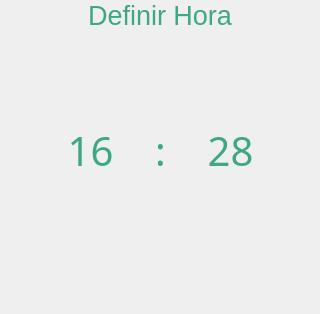
<?xml version="1.0" encoding="UTF-8"?>
<ui version="4.0">
 <class>OptionSetTime</class>
 <widget class="QWidget" name="OptionSetTime">
  <property name="geometry">
   <rect>
    <x>0</x>
    <y>0</y>
    <width>320</width>
    <height>314</height>
   </rect>
  </property>
  <property name="windowTitle">
   <string>Form</string>
  </property>
  <property name="styleSheet">
   <string notr="true">background-image: url(:/icons/general/fondo_transparente.png);
border-image: url(:/icons/general/fondo_transparente.png);</string>
  </property>
  <widget class="QWidget" name="widget" native="true">
   <property name="geometry">
    <rect>
     <x>0</x>
     <y>0</y>
     <width>320</width>
     <height>314</height>
    </rect>
   </property>
   <property name="styleSheet">
    <string notr="true">border-image: url(:/icons/main_menu/alarm_limit_menu/background_alarm_limit_menu.png);
background-image: url(:/icons/general/fondo_transparente.png);</string>
   </property>
   <widget class="QPushButton" name="pb_minutes_up">
    <property name="geometry">
     <rect>
      <x>190</x>
      <y>70</y>
      <width>80</width>
      <height>61</height>
     </rect>
    </property>
    <property name="styleSheet">
     <string notr="true">border-image: url(:/icons/general/fondo_transparente.png);</string>
    </property>
    <property name="text">
     <string/>
    </property>
    <property name="icon">
     <iconset resource="assets.qrc">
      <normaloff>:/icons/general/up_arrow.png</normaloff>:/icons/general/up_arrow.png</iconset>
    </property>
    <property name="iconSize">
     <size>
      <width>40</width>
      <height>40</height>
     </size>
    </property>
    <property name="flat">
     <bool>true</bool>
    </property>
   </widget>
   <widget class="QLabel" name="l_hour_value">
    <property name="geometry">
     <rect>
      <x>60</x>
      <y>120</y>
      <width>61</width>
      <height>61</height>
     </rect>
    </property>
    <property name="palette">
     <palette>
      <active>
       <colorrole role="WindowText">
        <brush brushstyle="SolidPattern">
         <color alpha="255">
          <red>62</red>
          <green>167</green>
          <blue>132</blue>
         </color>
        </brush>
       </colorrole>
      </active>
      <inactive>
       <colorrole role="WindowText">
        <brush brushstyle="SolidPattern">
         <color alpha="255">
          <red>62</red>
          <green>167</green>
          <blue>132</blue>
         </color>
        </brush>
       </colorrole>
      </inactive>
      <disabled>
       <colorrole role="WindowText">
        <brush brushstyle="SolidPattern">
         <color alpha="96">
          <red>164</red>
          <green>166</green>
          <blue>168</blue>
         </color>
        </brush>
       </colorrole>
      </disabled>
     </palette>
    </property>
    <property name="font">
     <font>
      <family>Swis721 Cn BT</family>
      <pointsize>30</pointsize>
      <weight>50</weight>
      <bold>false</bold>
     </font>
    </property>
    <property name="styleSheet">
     <string notr="true">border-image: url(:/icons/general/fondo_transparente.png);</string>
    </property>
    <property name="text">
     <string>16</string>
    </property>
    <property name="alignment">
     <set>Qt::AlignCenter</set>
    </property>
   </widget>
   <widget class="MyLabelAnimated" name="l_save">
    <property name="geometry">
     <rect>
      <x>80</x>
      <y>240</y>
      <width>163</width>
      <height>71</height>
     </rect>
    </property>
    <property name="styleSheet">
     <string notr="true">border-image: url(:/icons/general/save_button.png);
background-image: url(:/icons/general/fondo_transparente.png);</string>
    </property>
    <property name="text">
     <string/>
    </property>
   </widget>
   <widget class="QPushButton" name="pb_hours_up">
    <property name="geometry">
     <rect>
      <x>50</x>
      <y>70</y>
      <width>80</width>
      <height>61</height>
     </rect>
    </property>
    <property name="styleSheet">
     <string notr="true">border-image: url(:/icons/general/fondo_transparente.png);</string>
    </property>
    <property name="text">
     <string/>
    </property>
    <property name="icon">
     <iconset resource="assets.qrc">
      <normaloff>:/icons/general/up_arrow.png</normaloff>:/icons/general/up_arrow.png</iconset>
    </property>
    <property name="iconSize">
     <size>
      <width>40</width>
      <height>40</height>
     </size>
    </property>
    <property name="flat">
     <bool>true</bool>
    </property>
   </widget>
   <widget class="MyLabelAnimated" name="l_define_time_back">
    <property name="geometry">
     <rect>
      <x>0</x>
      <y>0</y>
      <width>320</width>
      <height>73</height>
     </rect>
    </property>
    <property name="palette">
     <palette>
      <active>
       <colorrole role="WindowText">
        <brush brushstyle="SolidPattern">
         <color alpha="255">
          <red>62</red>
          <green>167</green>
          <blue>132</blue>
         </color>
        </brush>
       </colorrole>
       <colorrole role="Text">
        <brush brushstyle="SolidPattern">
         <color alpha="255">
          <red>62</red>
          <green>167</green>
          <blue>132</blue>
         </color>
        </brush>
       </colorrole>
       <colorrole role="ButtonText">
        <brush brushstyle="SolidPattern">
         <color alpha="255">
          <red>62</red>
          <green>167</green>
          <blue>132</blue>
         </color>
        </brush>
       </colorrole>
      </active>
      <inactive>
       <colorrole role="WindowText">
        <brush brushstyle="SolidPattern">
         <color alpha="255">
          <red>62</red>
          <green>167</green>
          <blue>132</blue>
         </color>
        </brush>
       </colorrole>
       <colorrole role="Text">
        <brush brushstyle="SolidPattern">
         <color alpha="255">
          <red>62</red>
          <green>167</green>
          <blue>132</blue>
         </color>
        </brush>
       </colorrole>
       <colorrole role="ButtonText">
        <brush brushstyle="SolidPattern">
         <color alpha="255">
          <red>62</red>
          <green>167</green>
          <blue>132</blue>
         </color>
        </brush>
       </colorrole>
      </inactive>
      <disabled>
       <colorrole role="WindowText">
        <brush brushstyle="SolidPattern">
         <color alpha="255">
          <red>62</red>
          <green>167</green>
          <blue>132</blue>
         </color>
        </brush>
       </colorrole>
       <colorrole role="Text">
        <brush brushstyle="SolidPattern">
         <color alpha="255">
          <red>62</red>
          <green>167</green>
          <blue>132</blue>
         </color>
        </brush>
       </colorrole>
       <colorrole role="ButtonText">
        <brush brushstyle="SolidPattern">
         <color alpha="255">
          <red>62</red>
          <green>167</green>
          <blue>132</blue>
         </color>
        </brush>
       </colorrole>
      </disabled>
     </palette>
    </property>
    <property name="font">
     <font>
      <family>Segoe UI</family>
      <pointsize>20</pointsize>
     </font>
    </property>
    <property name="styleSheet">
     <string notr="true">background-image: url(:/icons/general/fondo_transparente.png);
color: rgb(62, 167, 132);
</string>
    </property>
    <property name="text">
     <string>Definir Hora</string>
    </property>
    <property name="alignment">
     <set>Qt::AlignHCenter|Qt::AlignTop</set>
    </property>
    <property name="margin">
     <number>6</number>
    </property>
   </widget>
   <widget class="QPushButton" name="pb_minutes_down">
    <property name="geometry">
     <rect>
      <x>190</x>
      <y>170</y>
      <width>80</width>
      <height>61</height>
     </rect>
    </property>
    <property name="styleSheet">
     <string notr="true">border-image: url(:/icons/general/fondo_transparente.png);</string>
    </property>
    <property name="text">
     <string/>
    </property>
    <property name="icon">
     <iconset resource="assets.qrc">
      <normaloff>:/icons/general/down_arrow.png</normaloff>:/icons/general/down_arrow.png</iconset>
    </property>
    <property name="iconSize">
     <size>
      <width>40</width>
      <height>40</height>
     </size>
    </property>
    <property name="flat">
     <bool>true</bool>
    </property>
   </widget>
   <widget class="QPushButton" name="pb_hours_down">
    <property name="geometry">
     <rect>
      <x>50</x>
      <y>170</y>
      <width>80</width>
      <height>61</height>
     </rect>
    </property>
    <property name="styleSheet">
     <string notr="true">border-image: url(:/icons/general/fondo_transparente.png);</string>
    </property>
    <property name="text">
     <string/>
    </property>
    <property name="icon">
     <iconset resource="assets.qrc">
      <normaloff>:/icons/general/down_arrow.png</normaloff>:/icons/general/down_arrow.png</iconset>
    </property>
    <property name="iconSize">
     <size>
      <width>40</width>
      <height>40</height>
     </size>
    </property>
    <property name="flat">
     <bool>true</bool>
    </property>
   </widget>
   <widget class="QLabel" name="l_minute_value">
    <property name="geometry">
     <rect>
      <x>200</x>
      <y>120</y>
      <width>61</width>
      <height>61</height>
     </rect>
    </property>
    <property name="palette">
     <palette>
      <active>
       <colorrole role="WindowText">
        <brush brushstyle="SolidPattern">
         <color alpha="255">
          <red>62</red>
          <green>167</green>
          <blue>132</blue>
         </color>
        </brush>
       </colorrole>
      </active>
      <inactive>
       <colorrole role="WindowText">
        <brush brushstyle="SolidPattern">
         <color alpha="255">
          <red>62</red>
          <green>167</green>
          <blue>132</blue>
         </color>
        </brush>
       </colorrole>
      </inactive>
      <disabled>
       <colorrole role="WindowText">
        <brush brushstyle="SolidPattern">
         <color alpha="96">
          <red>164</red>
          <green>166</green>
          <blue>168</blue>
         </color>
        </brush>
       </colorrole>
      </disabled>
     </palette>
    </property>
    <property name="font">
     <font>
      <family>Swis721 Cn BT</family>
      <pointsize>30</pointsize>
      <weight>50</weight>
      <bold>false</bold>
     </font>
    </property>
    <property name="styleSheet">
     <string notr="true">border-image: url(:/icons/general/fondo_transparente.png);</string>
    </property>
    <property name="text">
     <string>28</string>
    </property>
    <property name="alignment">
     <set>Qt::AlignCenter</set>
    </property>
   </widget>
   <widget class="QLabel" name="l_max_value_2">
    <property name="geometry">
     <rect>
      <x>140</x>
      <y>120</y>
      <width>41</width>
      <height>61</height>
     </rect>
    </property>
    <property name="palette">
     <palette>
      <active>
       <colorrole role="WindowText">
        <brush brushstyle="SolidPattern">
         <color alpha="255">
          <red>62</red>
          <green>167</green>
          <blue>132</blue>
         </color>
        </brush>
       </colorrole>
      </active>
      <inactive>
       <colorrole role="WindowText">
        <brush brushstyle="SolidPattern">
         <color alpha="255">
          <red>62</red>
          <green>167</green>
          <blue>132</blue>
         </color>
        </brush>
       </colorrole>
      </inactive>
      <disabled>
       <colorrole role="WindowText">
        <brush brushstyle="SolidPattern">
         <color alpha="96">
          <red>164</red>
          <green>166</green>
          <blue>168</blue>
         </color>
        </brush>
       </colorrole>
      </disabled>
     </palette>
    </property>
    <property name="font">
     <font>
      <family>Swis721 Cn BT</family>
      <pointsize>30</pointsize>
      <weight>50</weight>
      <bold>false</bold>
     </font>
    </property>
    <property name="styleSheet">
     <string notr="true">border-image: url(:/icons/general/fondo_transparente.png);</string>
    </property>
    <property name="text">
     <string>:</string>
    </property>
    <property name="alignment">
     <set>Qt::AlignCenter</set>
    </property>
   </widget>
  </widget>
 </widget>
 <customwidgets>
  <customwidget>
   <class>MyLabelAnimated</class>
   <extends>QLabel</extends>
   <header location="global">mylabelanimated.h</header>
  </customwidget>
 </customwidgets>
 <resources>
  <include location="assets.qrc"/>
 </resources>
 <connections/>
</ui>
